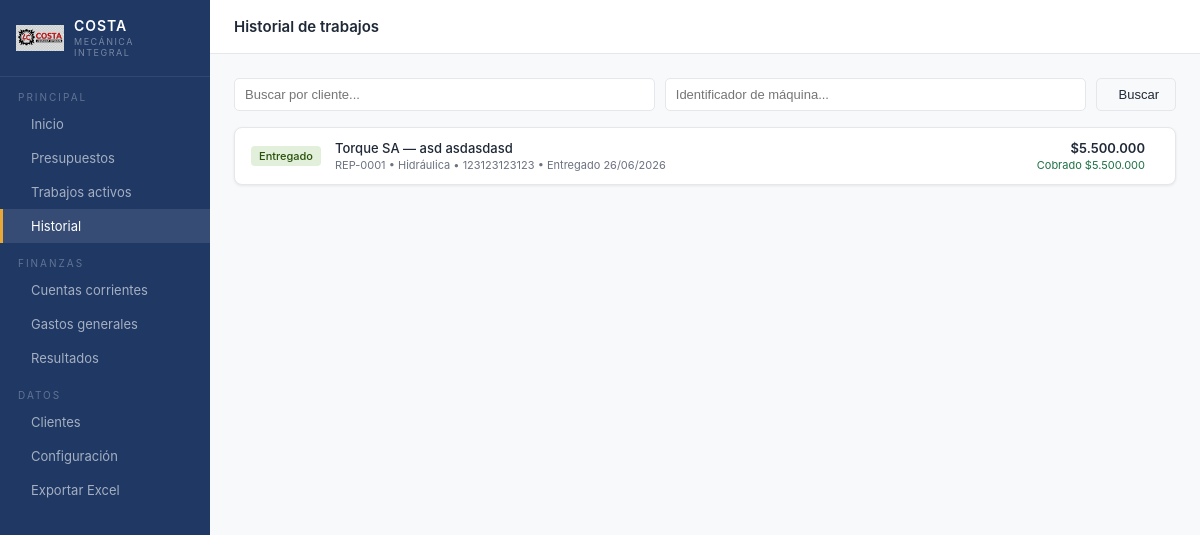
The page /historial on the database its author committed.
### app.py (models this page shows, shortened)
class Trabajo(db.Model):
    id = db.Column(db.Integer, primary_key=True)
    numero = db.Column(db.String(20), unique=True)
    cliente_id = db.Column(db.Integer, db.ForeignKey('cliente.id'), nullable=False)
    presupuesto_id = db.Column(db.Integer, db.ForeignKey('presupuesto.id'), nullable=True)
    tipo_equipo = db.Column(db.String(50))
    identificador = db.Column(db.String(50))
    marca = db.Column(db.String(50))
    modelo = db.Column(db.String(50))
    tipo_trabajo = db.Column(db.String(50))
    observaciones = db.Column(db.Text)
    estado = db.Column(db.String(20), default='en_curso')  # en_curso, finalizado, entregado
    presupuestado = db.Column(db.Float, default=0)
    fecha_ingreso = db.Column(db.Date, default=date.today)
    fecha_entrega = db.Column(db.Date, nullable=True)
    creado = db.Column(db.DateTime, default=datetime.utcnow)
    gastos = db.relationship('GastoTrabajo', backref='trabajo', lazy=True, cascade='all, delete-orphan')
    cobros = db.relationship('Cobro', backref='trabajo', lazy=True, cascade='all, delete-orphan')
    @property
    def total_cobrado(self):
        return sum(c.monto for c in self.cobros)

class Cliente(db.Model):
    id = db.Column(db.Integer, primary_key=True)
    empresa = db.Column(db.String(100), nullable=False)
    contacto = db.Column(db.String(100))
    telefono = db.Column(db.String(30))
    email = db.Column(db.String(100))
    direccion = db.Column(db.String(200))
    cuit = db.Column(db.String(20))
    notas = db.Column(db.Text)
    creado = db.Column(db.DateTime, default=datetime.utcnow)
    presupuestos = db.relationship('Presupuesto', backref='cliente', lazy=True)
    trabajos = db.relationship('Trabajo', backref='cliente', lazy=True)

class Cobro(db.Model):
    id = db.Column(db.Integer, primary_key=True)
    trabajo_id = db.Column(db.Integer, db.ForeignKey('trabajo.id'), nullable=False)
    fecha = db.Column(db.Date, default=date.today)
    monto = db.Column(db.Float, default=0)
    forma_pago = db.Column(db.String(30))
    comprobante = db.Column(db.String(50))
    notas = db.Column(db.Text)

### app.py (the view)
@app.route('/historial')
def historial():
    cliente_q = request.args.get('cliente', '')
    maquina_q = request.args.get('maquina', '')
    q = Trabajo.query.filter_by(estado='entregado')
    if cliente_q:
        q = q.join(Cliente).filter(Cliente.empresa.ilike(f'%{cliente_q}%'))
    if maquina_q:
        q = q.filter(Trabajo.identificador.ilike(f'%{maquina_q}%'))
    lista = q.order_by(Trabajo.fecha_entrega.desc()).all()
    return render_template('historial.html', trabajos=lista,
                           cliente_q=cliente_q, maquina_q=maquina_q)

### app.py (called while the page is built)
def fmt_moneda(valor):
    if valor is None:
        return "$0"
    return f"${valor:,.0f}".replace(",", ".")

### templates/historial.html (shortened to what this page needs)
{% extends "base.html" %}
{% block topbar_title %}Historial de trabajos{% endblock %}
{% block content %}
<form method="get" class="filter-bar">
    <input type="text" name="cliente" value="{{ cliente_q }}" placeholder="Buscar por cliente..." style="flex:1">
    <input type="text" name="maquina" value="{{ maquina_q }}" placeholder="Identificador de máquina..." style="flex:1">
    <button type="submit" class="btn btn-ghost"> Buscar</button>
</form>
{% if trabajos %}
    {% for t in trabajos %}
    <a href="/trabajos/{{ t.id }}" class="work-row">
        <span class="badge badge-green">Entregado</span>
        <div class="work-info">
            <div class="work-name">{{ t.cliente.empresa }} — {{ t.marca }} {{ t.modelo }}</div>
            <div class="work-sub">
                {{ t.numero }} &bull; {{ t.tipo_trabajo }} &bull; {{ t.identificador }}
                {% if t.fecha_entrega %}
                &bull; Entregado {{ t.fecha_entrega.strftime('%d/%m/%Y') }}
                {% endif %}
            </div>
        </div>
        <div class="work-amounts">
            <div class="work-total">{{ t.presupuestado | moneda }}</div>
            <div class="work-saldo" style="color:var(--green)">Cobrado {{ t.total_cobrado | moneda }}</div>
        </div>
    </a>
    {% endfor %}
{% endif %}
{% endblock %}

### templates/base.html (style rules this page uses)
* { box-sizing: border-box; margin: 0; padding: 0; }
:root { --navy: #1F3864; --navy-light: #2a4d84; --blue: #2E75B6; --blue-light: #D6E4F0; --amber: #E8A838; --green: #1E7145; --green-light: #E2EFDA; --red: #C00000; --red-light: #FCE4D6; --gray-100: #F8F9FA; --gray-200: #F2F2F2; --gray-300: #E0E0E0; --gray-500: #6B7280; --white: #FFFFFF; --text: #1F2937; --text-light: #6B7280; --border: #E5E7EB; --shadow: 0 1px 3px rgba(0,0,0,0.08); --radius: 8px; --radius-sm: 5px; }
body { font-family: -apple-system, BlinkMacSystemFont, 'Segoe UI', sans-serif; background: var(--gray-100); color: var(--text); font-size: 14px; }
.btn { display: inline-flex; align-items: center; gap: 6px; padding: 8px 16px; border-radius: var(--radius-sm); font-size: 13px; font-weight: 500; cursor: pointer; border: none; text-decoration: none; transition: opacity 0.15s; }
.btn-ghost { background: transparent; color: var(--text); border: 1px solid var(--border); }
.badge { display: inline-flex; align-items: center; font-size: 11px; font-weight: 500; padding: 3px 8px; border-radius: 4px; white-space: nowrap; }
.badge-green { background: var(--green-light); color: #27500A; }
.work-row { display: flex; align-items: center; gap: 14px; padding: 12px 16px; background: var(--white); border: 1px solid var(--border); border-radius: var(--radius); margin-bottom: 8px; box-shadow: var(--shadow); text-decoration: none; color: var(--text); transition: border-color 0.15s; }
.work-info { flex: 1; min-width: 0; }
.work-name { font-size: 13px; font-weight: 500; color: var(--text); white-space: nowrap; overflow: hidden; text-overflow: ellipsis; }
.work-sub { font-size: 11px; color: var(--text-light); margin-top: 2px; }
.work-amounts { text-align: right; flex-shrink: 0; }
.work-total { font-size: 13px; font-weight: 600; color: var(--text); }
.work-saldo { font-size: 11px; margin-top: 2px; }
.filter-bar { display: flex; gap: 10px; margin-bottom: 16px; align-items: center; flex-wrap: wrap; }
.filter-bar input, .filter-bar select { padding: 8px 10px; border: 1px solid var(--border); border-radius: var(--radius-sm); font-size: 13px; color: var(--text); background: var(--white); }

### rows shown on the page
Trabajo: cliente.empresa "Torque SA", marca "asd", modelo "asdasdasd", numero "REP-0001", tipo_trabajo "Hidráulica", identificador "123123123123", fecha_entrega "26/06/2026", presupuestado|moneda "$5.500.000", total_cobrado|moneda "$5.500.000"
